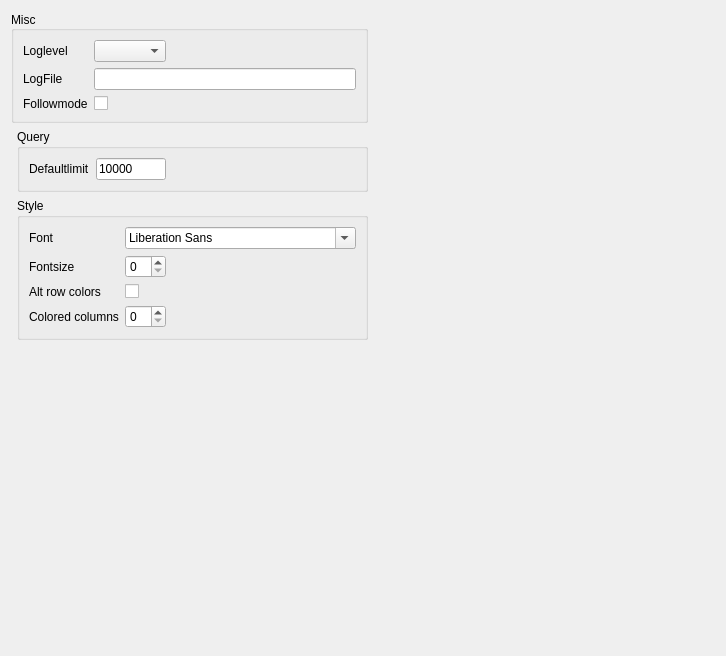
<?xml version="1.0" encoding="UTF-8"?>
<ui version="4.0">
 <class>GenerellWidget</class>
 <widget class="QWidget" name="GenerellWidget">
  <property name="geometry">
   <rect>
    <x>0</x>
    <y>0</y>
    <width>726</width>
    <height>656</height>
   </rect>
  </property>
  <property name="windowTitle">
   <string>Form</string>
  </property>
  <layout class="QGridLayout" name="gridLayout">
   <item row="0" column="0">
    <layout class="QHBoxLayout" name="horizontalLayout">
     <item>
      <layout class="QGridLayout" name="gridLayout_3">
       <item row="4" column="1">
        <spacer name="verticalSpacer">
         <property name="orientation">
          <enum>Qt::Vertical</enum>
         </property>
         <property name="sizeHint" stdset="0">
          <size>
           <width>20</width>
           <height>40</height>
          </size>
         </property>
        </spacer>
       </item>
       <item row="1" column="1">
        <widget class="QGroupBox" name="groupBox_2">
         <property name="title">
          <string>Query</string>
         </property>
         <layout class="QVBoxLayout" name="verticalLayout_2">
          <property name="rightMargin">
           <number>7</number>
          </property>
          <item>
           <layout class="QFormLayout" name="formLayout">
            <property name="fieldGrowthPolicy">
             <enum>QFormLayout::AllNonFixedFieldsGrow</enum>
            </property>
            <property name="labelAlignment">
             <set>Qt::AlignLeading|Qt::AlignLeft|Qt::AlignVCenter</set>
            </property>
            <item row="0" column="0">
             <widget class="QLabel" name="limitLabel">
              <property name="toolTip">
               <string comment="tt" extracomment="tooltip"/>
              </property>
              <property name="statusTip">
               <string comment="st" extracomment="statustip"/>
              </property>
              <property name="whatsThis">
               <string comment="wt" extracomment="ehatsthis"/>
              </property>
              <property name="accessibleName">
               <string comment="an" extracomment="access"/>
              </property>
              <property name="text">
               <string>Defaultlimit</string>
              </property>
             </widget>
            </item>
            <item row="0" column="1">
             <layout class="QHBoxLayout" name="horizontalLayout_6">
              <item>
               <widget class="QLineEdit" name="limitLineEdit">
                <property name="minimumSize">
                 <size>
                  <width>0</width>
                  <height>0</height>
                 </size>
                </property>
                <property name="maximumSize">
                 <size>
                  <width>70</width>
                  <height>16777215</height>
                 </size>
                </property>
                <property name="toolTip">
                 <string comment="tip" extracomment="this is a tooltip"/>
                </property>
                <property name="statusTip">
                 <string comment="comment" extracomment="this is a comment"/>
                </property>
                <property name="whatsThis">
                 <string comment="wt" extracomment="whats this"/>
                </property>
                <property name="text">
                 <string>10000</string>
                </property>
                <property name="maxLength">
                 <number>8</number>
                </property>
               </widget>
              </item>
              <item>
               <spacer name="horizontalSpacer_6">
                <property name="orientation">
                 <enum>Qt::Horizontal</enum>
                </property>
                <property name="sizeHint" stdset="0">
                 <size>
                  <width>40</width>
                  <height>20</height>
                 </size>
                </property>
               </spacer>
              </item>
             </layout>
            </item>
           </layout>
          </item>
         </layout>
        </widget>
       </item>
       <item row="2" column="1" rowspan="2">
        <widget class="QGroupBox" name="groupBox">
         <property name="title">
          <string>Style</string>
         </property>
         <layout class="QVBoxLayout" name="verticalLayout">
          <item>
           <layout class="QGridLayout" name="gridLayout_2">
            <item row="1" column="1">
             <layout class="QHBoxLayout" name="horizontalLayout_4">
              <item>
               <widget class="QSpinBox" name="fontSize"/>
              </item>
              <item>
               <spacer name="horizontalSpacer">
                <property name="orientation">
                 <enum>Qt::Horizontal</enum>
                </property>
                <property name="sizeHint" stdset="0">
                 <size>
                  <width>40</width>
                  <height>20</height>
                 </size>
                </property>
               </spacer>
              </item>
             </layout>
            </item>
            <item row="1" column="0">
             <widget class="QLabel" name="label_2">
              <property name="text">
               <string>Fontsize</string>
              </property>
             </widget>
            </item>
            <item row="0" column="1">
             <widget class="QFontComboBox" name="fontComboBox"/>
            </item>
            <item row="0" column="0">
             <widget class="QLabel" name="label">
              <property name="text">
               <string>Font</string>
              </property>
             </widget>
            </item>
            <item row="2" column="0">
             <widget class="QLabel" name="altRowColorsLabel">
              <property name="text">
               <string>Alt row colors</string>
              </property>
             </widget>
            </item>
            <item row="5" column="0">
             <widget class="QLabel" name="coloredColumnsLabel">
              <property name="text">
               <string>Colored columns</string>
              </property>
             </widget>
            </item>
            <item row="2" column="1">
             <widget class="QCheckBox" name="altRowColorsCheckBox"/>
            </item>
            <item row="5" column="1">
             <layout class="QHBoxLayout" name="horizontalLayout_3">
              <item>
               <widget class="QSpinBox" name="coloredColumnsSpinBox"/>
              </item>
              <item>
               <spacer name="horizontalSpacer_3">
                <property name="orientation">
                 <enum>Qt::Horizontal</enum>
                </property>
                <property name="sizeHint" stdset="0">
                 <size>
                  <width>40</width>
                  <height>20</height>
                 </size>
                </property>
               </spacer>
              </item>
             </layout>
            </item>
           </layout>
          </item>
         </layout>
        </widget>
       </item>
       <item row="0" column="0" colspan="2">
        <widget class="QGroupBox" name="groupBox_3">
         <property name="title">
          <string>Misc</string>
         </property>
         <property name="alignment">
          <set>Qt::AlignLeading|Qt::AlignLeft|Qt::AlignVCenter</set>
         </property>
         <property name="flat">
          <bool>false</bool>
         </property>
         <layout class="QVBoxLayout" name="verticalLayout_3">
          <item>
           <layout class="QFormLayout" name="formLayout_6">
            <property name="fieldGrowthPolicy">
             <enum>QFormLayout::AllNonFixedFieldsGrow</enum>
            </property>
            <item row="0" column="0">
             <widget class="QLabel" name="loglevelLabel">
              <property name="text">
               <string>Loglevel</string>
              </property>
             </widget>
            </item>
            <item row="2" column="0">
             <widget class="QLabel" name="followmodeLabel">
              <property name="text">
               <string>Followmode</string>
              </property>
             </widget>
            </item>
            <item row="2" column="1">
             <widget class="QCheckBox" name="followmodeCheckBox"/>
            </item>
            <item row="0" column="1">
             <layout class="QHBoxLayout" name="horizontalLayout_5">
              <item>
               <widget class="QComboBox" name="logLevel"/>
              </item>
              <item>
               <spacer name="horizontalSpacer_5">
                <property name="orientation">
                 <enum>Qt::Horizontal</enum>
                </property>
                <property name="sizeHint" stdset="0">
                 <size>
                  <width>40</width>
                  <height>20</height>
                 </size>
                </property>
               </spacer>
              </item>
             </layout>
            </item>
            <item row="1" column="1">
             <widget class="QLineEdit" name="logFileEdit"/>
            </item>
            <item row="1" column="0">
             <widget class="QLabel" name="logFileLabel">
              <property name="text">
               <string>LogFile</string>
              </property>
             </widget>
            </item>
           </layout>
          </item>
         </layout>
        </widget>
       </item>
      </layout>
     </item>
     <item>
      <spacer name="horizontalSpacer_4">
       <property name="orientation">
        <enum>Qt::Horizontal</enum>
       </property>
       <property name="sizeHint" stdset="0">
        <size>
         <width>40</width>
         <height>20</height>
        </size>
       </property>
      </spacer>
     </item>
    </layout>
   </item>
  </layout>
 </widget>
 <resources/>
 <connections/>
</ui>
